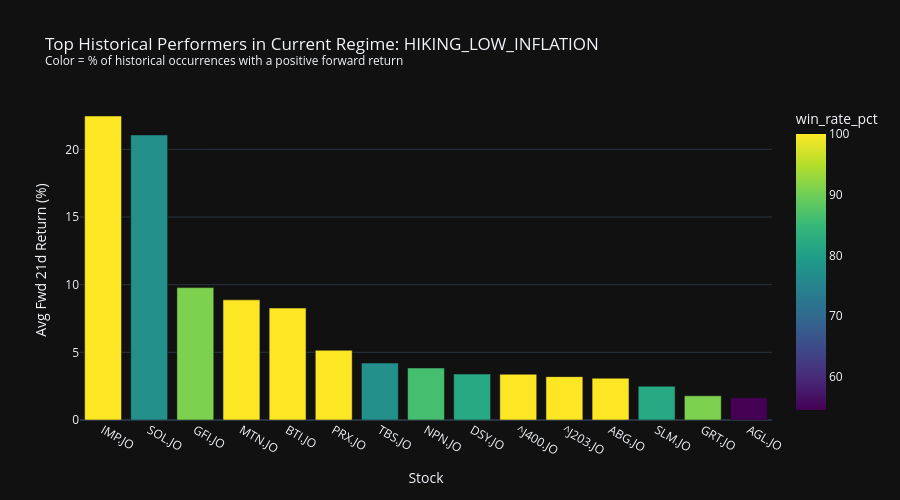

The notebook cell this image was saved under:
### Markdown cell above
## 5. Practical takeaway — best stocks for the current regime
Given the most recent regime classification, which stocks have
historically performed best in exactly that regime? This is the
forward-looking, actionable output of the whole analysis.

### Code cell
current_regime = df.dropna(subset=["composite_regime"])["composite_regime"].iloc[-1]
print(f"Current macro regime: {current_regime}\n")

current_regime_performance = (
    analysis_df[analysis_df["composite_regime"] == current_regime]
    .groupby("ticker")
    .agg(
        avg_fwd_return_pct=("fwd_return_21d", lambda x: x.mean() * 100),
        win_rate_pct=("fwd_return_21d", lambda x: (x > 0).mean() * 100),
        observations=("fwd_return_21d", "count"),
    )
    .sort_values("avg_fwd_return_pct", ascending=False)
)

# Only show tickers with a reasonable number of historical observations
current_regime_performance = current_regime_performance[
    current_regime_performance["observations"] >= 10
]

fig = px.bar(
    current_regime_performance.reset_index().head(15),
    x="ticker", y="avg_fwd_return_pct",
    color="win_rate_pct",
    color_continuous_scale="Viridis",
    title=f"Top Historical Performers in Current Regime: {current_regime}<br>"
          "<sup>Color = % of historical occurrences with a positive forward return</sup>",
    labels={"avg_fwd_return_pct": "Avg Fwd 21d Return (%)", "ticker": "Stock"},
    template="plotly_dark",
)
fig.update_layout(height=500)
fig.show()

print(current_regime_performance.head(15).round(2).to_string())

### Figure 1 — Plotly figure (JSON) as saved in the notebook; plotly's stock layout.template omitted (floating-point values rounded to 4 significant figures)
{"data": [{"hovertemplate": "Stock=%{x}<br>Avg Fwd 21d Return (%)=%{y}<br>win_rate_pct=%{marker.color}<extra></extra>", "legendgroup": "", "marker": {"color": [100.0, 77.27, 90.91, 100.0, 100.0, 100.0, 77.27, 86.36, 81.82, 100.0, 100.0, 100.0, 81.82, 90.91, 54.55], "coloraxis": "coloraxis", "pattern": {"shape": ""}}, "name": "", "orientation": "v", "showlegend": false, "textposition": "auto", "type": "bar", "x": ["IMP.JO", "SOL.JO", "GFI.JO", "MTN.JO", "BTI.JO", "PRX.JO", "TBS.JO", "NPN.JO", "DSY.JO", "^J400.JO", "^J203.JO", "ABG.JO", "SLM.JO", "GRT.JO", "AGL.JO"], "xaxis": "x", "y": [22.47, 21.07, 9.784, 8.879, 8.273, 5.15, 4.21, 3.843, 3.396, 3.382, 3.205, 3.088, 2.492, 1.789, 1.639], "yaxis": "y"}], "layout": {"barmode": "relative", "coloraxis": {"autocolorscale": false, "colorbar": {"title": {"text": "win_rate_pct"}}, "colorscale": [[0, "#440154"], [0.1111, "#482878"], [0.2222, "#3e4989"], [0.3333, "#31688e"], [0.4444, "#26828e"], [0.5556, "#1f9e89"], [0.6667, "#35b779"], [0.7778, "#6ece58"], [0.8889, "#b5de2b"], [1, "#fde725"]]}, "height": 500, "legend": {"tracegroupgap": 0}, "title": {"text": "Top Historical Performers in Current Regime: HIKING_LOW_INFLATION<br><sup>Color = % of historical occurrences with a positive forward return</sup>"}, "xaxis": {"anchor": "y", "domain": [0, 1], "title": {"text": "Stock"}}, "yaxis": {"anchor": "x", "domain": [0, 1], "title": {"text": "Avg Fwd 21d Return (%)"}}}}
